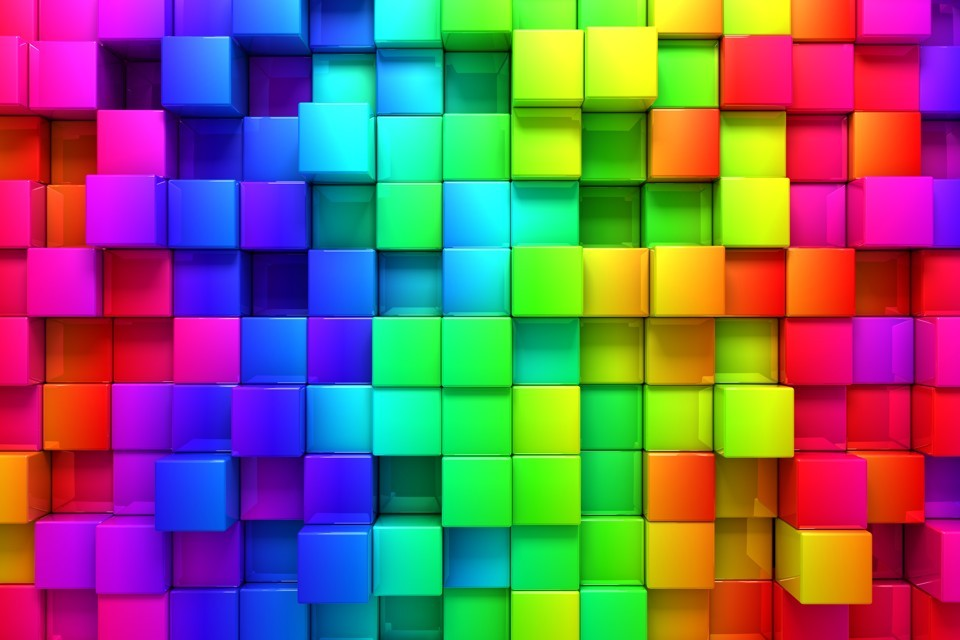
#> input picture PythonClustering/RainbowBlocks.jpg, 960 x 640 px
$ python cluster_colors.py
#> lines starting #> are read from the running program, lines starting #| are printed output that depends on the picture
'''
Exploring K-means for finding the dominant colors in an image and performing
color quantization.

Adapted from Adrian Rosebrock
'''

# import the necessary packages
from sklearn.cluster import KMeans
import matplotlib.pyplot as plt
from mpl_toolkits.mplot3d import Axes3D
import numpy as np
import cv2

def centroid_histogram(clt):
    # grab the number of different clusters and create a histogram
    # based on the number of pixels assigned to each cluster
    numLabels = np.arange(0, len(np.unique(clt.labels_)) + 1)
    (hist, _) = np.histogram(clt.labels_, bins = numLabels)

    # normalize the histogram, such that it sums to one
    hist = hist.astype("float")
    hist /= hist.sum()

    # return the histogram
    return hist

def plot_colors(hist, centroids):
    # initialize the bar chart representing the relative frequency
    # of each of the colors
    bar = np.zeros((50, 300, 3), dtype = "uint8")
    startX = 0

    # loop over the percentage of each cluster and the color of
    # each cluster
    for (percent, color) in zip(hist, centroids):
        # plot the relative percentage of each cluster
        endX = startX + (percent * 300)
        cv2.rectangle(bar, (int(startX), 0), (int(endX), 50),
            color.astype("uint8").tolist(), -1)
        startX = endX

    # return the bar chart
    return bar

# --------------------------------------------------------------------
# Set values
image_path = 'RainbowBlocks.jpg'
k = 250

print('Starting...')

# load the image
image = cv2.imread(image_path)
#> image is the input picture: shape (640, 960, 3); mean B, G, R 106.4, 101.5, 123.6

if image is None:
    print('********************************************')
    print('*** Unable to load image', image_path)
    print('********************************************\n')

# Resize to 25% to make things faster
image = cv2.resize(image, None, image, fx=0.25, fy=0.25)
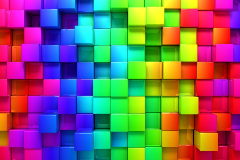
#> image: shape (160, 240, 3); mean B, G, R 106.7, 101.7, 123.8

# Convert it from BGR to RGB so that we can dispaly it with matplotlib
image = cv2.cvtColor(image, cv2.COLOR_BGR2RGB)
h, w, ch = image.shape
#> h = 160; w = 240; ch = 3

print('Image loaded (', h, 'x', w, ')')
#| Image loaded ( 160 x 240 )

# show our image
plt.figure()
plt.axis("off")
plt.imshow(image)

# reshape the image to be a list of pixels
pixels = image.reshape((h * w, 3))
pixels = pixels.astype('float')

# cluster the pixel intensities
print('Running Kmeans on list of', pixels.shape[0], 'pixels...')
#> (printed output is left out)
clt = KMeans(n_clusters=k)
clt.fit(pixels)
print('Kmeans complete')

# Assign each pixel to the closest cluster center
labels = clt.predict(pixels)

# Get the list of cluster centers
colors = clt.cluster_centers_.astype('uint8')

# Assign each pixel to be the color of its closest cluster center
quant = colors[labels]

# reshape the list of pixels to be an image again
quant = quant.reshape((h, w, 3))
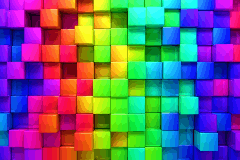
#> quant: shape (160, 240, 3); mean of channels 0, 1, 2 123.3, 101.2, 106.1; drawn as B, G, R

# build a histogram of clusters and then create a figure
# representing the number of pixels labeled to each color
hist = centroid_histogram(clt)
bar = plot_colors(hist, clt.cluster_centers_)
#> after the loop in plot_colors, `for (percent, color) in zip(hist, centroids):`:
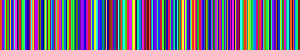
#> bar: shape (50, 300, 3); mean of channels 0, 1, 2 123.6, 99.3, 108.3; drawn as B, G, R

# ---------------------------------------------------------------------
# Show 3D plot of all the pixels in terms of red, green, and blue
fig = plt.figure()
ax = fig.add_subplot(111, projection='3d')
ax.set_title('RGB')
ax.axis('equal')
ax.set_xlabel('R')
ax.set_ylabel('G')
ax.set_zlabel('B')
ax.set_xlim([0, 1])
ax.set_ylim([0, 1])
ax.set_zlim([0, 1])
data = pixels.astype('float')/255.0
subsample = 5
data = data[::subsample]
ax.scatter(data[:, 0], data[:, 1], data[:, 2], c=data)
plt.show()
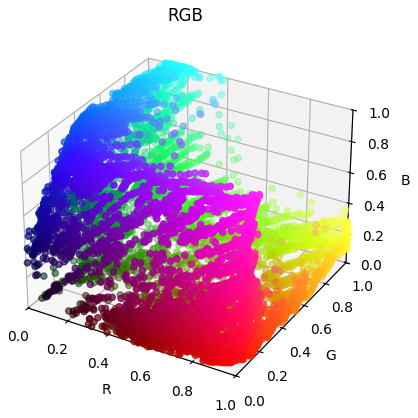
#> figure drawn by matplotlib, 1 panel

# show our color bar
plt.figure()
plt.axis("off")
plt.imshow(bar)
plt.show()

# show quantized image
plt.figure()
plt.axis("off")
plt.imshow(quant)
plt.show()
